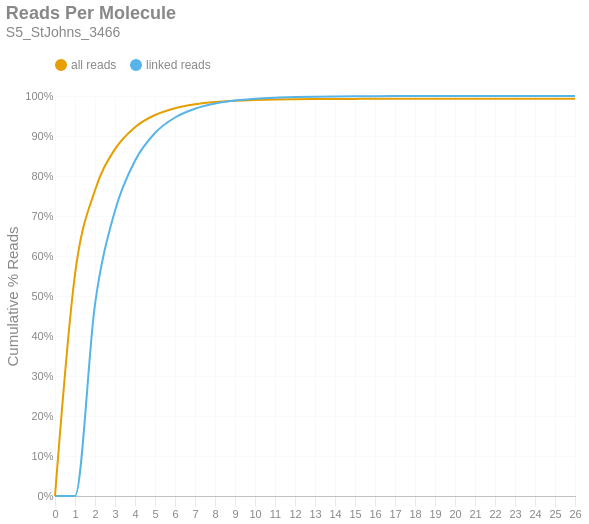

This figure's notebook cell:
### Markdown cell above
### Reads per Molecule
This chart shows the cumulative distribution of the number of reads per linked molecule. That is, how many alignments are associated with a unique molecule. This excludes the number of reads associated with invalid or absent linked-read barcodes. The `linked` histogram is the percentages recalculated when disregarding singletons.

### Code cell
if SKIPLR:
    print_html(f"Skipped")
else:
    counts = np.bincount(valids['reads'].cast(pl.Int64).to_numpy())
    weighted = counts * np.arange(len(counts))
    all_perc = weighted / n_reads
    linked_perc = weighted / n_linked_reads
    linked_perc[1] = 0
    binned_df = pl.DataFrame({
        'readsper': list(range(len(counts))),
        'all reads (cumsum)': np.cumsum(all_perc).tolist(),
        'linked reads (cumsum)': np.cumsum(linked_perc).tolist(),
    })

    with SafeRender(binned_df):
        (
            density_plot(binned_df, 'Reads Per Molecule', samplename, 'readspmol')
            .encode(
                x=alt.X('readsper:O', title=None).axis(labelAngle=0).scale(padding=0),
                y=alt.Y('value:Q', title='Cumulative % Reads').axis(format='%').stack(False),
                color=alt.Color("key:N").scale(domain=["all reads", "linked reads"]),
                tooltip=[
                    alt.Tooltip("key:N", title="Data Type"),
                    alt.Tooltip("readsper:O", title="Reads Per Molecule"),
                    alt.Tooltip("value:Q", format=".2%", title="% Reads (Cum.)")
                ]            
            )
        ).display()

### Figure 1 — Vega-Lite specification as saved in the notebook (floating-point values rounded to 4 significant figures)
{"width": "container", "height": 400, "config": {"title": {"anchor": "start", "dy": -15, "fontSize": 18, "color": "#888888", "subtitleColor": "#888888", "subtitleFontSize": 14}, "arc": {"fill": "#0072B2"}, "axis": {"domainColor": "#888888", "domainWidth": 0.5, "gridWidth": 0.2, "grid": false, "titleFontWeight": 400, "titleFontSize": 15, "labelFontSize": 11, "labelColor": "#888888", "tickColor": "#888888", "tickWidth": 0.2, "titleColor": "#888888"}, "axisBand": {"grid": false}, "axisX": {"grid": true, "tickSize": 10, "domainCap": "round"}, "axisY": {"domain": false, "grid": true, "tickSize": 0, "domainCap": "round"}, "background": "transparent", "header": {"labelFontSize": 15, "labelColor": "#888888", "titleFontSize": 15, "titleFontWeight": 600, "titleColor": "#888888"}, "legend": {"labelFont": "sans-serif", "labelFontSize": 12, "labelColor": "#888888", "symbolSize": 100, "symbolType": "circle", "titleFontSize": 12, "titlePadding": 10, "titleColor": "#888888", "title": null, "orient": "top"}, "range": {"category": ["#E69F00", "#56B4E9", "#009E73", "#F0E442", "#0072B2", "#D55E00", "#CC79A7", "#000000"], "diverging": ["#cfe8f3", "#a2d4ec", "#73bfe2", "#46abdb", "#1696d2", "#12719e"]}, "area": {"fill": "#0072B2", "fillOpacity": 0.7, "line": true, "strokeOpacity": 0.7}, "line": {"color": "#0072B2", "stroke": "#0072B2", "strokeWidth": 2}, "trail": {"color": "#0072B2", "stroke": "#0072B2", "strokeWidth": 0, "size": 1}, "point": {"filled": true, "fillOpacity": 1.0, "size": 95}, "text": {"color": "#888888", "fontSize": 11, "align": "right", "fontWeight": 400, "size": 11}, "bar": {"fill": "#0072B2", "stroke": null}, "view": {"stroke": null, "continuousWidth": 660, "continuousHeight": 400}}, "data": {"name": "data-3bef35f9d1041271a89a1afa876dfa17"}, "mark": {"type": "line", "interpolate": "monotone", "point": {"opacity": 0, "size": 275}}, "encoding": {"color": {"field": "key", "scale": {"domain": ["all reads", "linked reads"]}, "type": "nominal"}, "tooltip": [{"field": "key", "title": "Data Type", "type": "nominal"}, {"field": "readsper", "title": "Reads Per Molecule", "type": "ordinal"}, {"field": "value", "format": ".2%", "title": "% Reads (Cum.)", "type": "quantitative"}], "x": {"axis": {"labelAngle": 0}, "field": "readsper", "scale": {"padding": 0}, "title": null, "type": "ordinal"}, "y": {"axis": {"format": "%"}, "field": "value", "stack": false, "title": "Cumulative % Reads", "type": "quantitative"}}, "params": [{"name": "param_c36ac31b6afebe62", "select": {"type": "point", "fields": ["key"]}, "bind": "legend"}], "title": {"text": "Reads Per Molecule", "subtitle": "S5_StJohns_3466"}, "transform": [{"fold": ["all reads (cumsum)", "linked reads (cumsum)"]}, {"calculate": "replace(datum.key, ' (cumsum)', '')", "as": "key"}, {"filter": {"param": "param_c36ac31b6afebe62"}}], "usermeta": {"embedOptions": {"downloadFileName": "S5_StJohns_3466.readspmol"}}, "$schema": "https://vega.github.io/schema/vega-lite/v6.1.0.json", "datasets": {"data-3bef35f9d1041271a89a1afa876dfa17": [{"readsper": 0, "all reads (cumsum)": 0.0, "linked reads (cumsum)": 0.0}, {"readsper": 1, "all reads (cumsum)": 0.5541, "linked reads (cumsum)": 0.0}, {"readsper": 2, "all reads (cumsum)": 0.7644, "linked reads (cumsum)": 0.4791}, {"readsper": 3, "all reads (cumsum)": 0.8673, "linked reads (cumsum)": 0.7134}, {"readsper": 4, "all reads (cumsum)": 0.9221, "linked reads (cumsum)": 0.8383}, {"readsper": 5, "all reads (cumsum)": 0.9525, "linked reads (cumsum)": 0.9075}, {"readsper": 6, "all reads (cumsum)": 0.9695, "linked reads (cumsum)": 0.9463}, {"readsper": 7, "all reads (cumsum)": 0.9791, "linked reads (cumsum)": 0.9682}, {"readsper": 8, "all reads (cumsum)": 0.9848, "linked reads (cumsum)": 0.9812}, {"readsper": 9, "all reads (cumsum)": 0.9881, "linked reads (cumsum)": 0.9886}, {"readsper": 10, "all reads (cumsum)": 0.99, "linked reads (cumsum)": 0.9931}, {"readsper": 11, "all reads (cumsum)": 0.9912, "linked reads (cumsum)": 0.9957}, {"readsper": 12, "all reads (cumsum)": 0.9919, "linked reads (cumsum)": 0.9973}, {"readsper": 13, "all reads (cumsum)": 0.9923, "linked reads (cumsum)": 0.9983}, {"readsper": 14, "all reads (cumsum)": 0.9926, "linked reads (cumsum)": 0.9989}, {"readsper": 15, "all reads (cumsum)": 0.9928, "linked reads (cumsum)": 0.9993}, {"readsper": 16, "all reads (cumsum)": 0.9929, "linked reads (cumsum)": 0.9996}, {"readsper": 17, "all reads (cumsum)": 0.993, "linked reads (cumsum)": 0.9997}, {"readsper": 18, "all reads (cumsum)": 0.993, "linked reads (cumsum)": 0.9998}, {"readsper": 19, "all reads (cumsum)": 0.993, "linked reads (cumsum)": 0.9999}, {"readsper": 20, "all reads (cumsum)": 0.9931, "linked reads (cumsum)": 0.9999}, {"readsper": 21, "all reads (cumsum)": 0.9931, "linked reads (cumsum)": 1.0}, {"readsper": 22, "all reads (cumsum)": 0.9931, "linked reads (cumsum)": 1.0}, {"readsper": 23, "all reads (cumsum)": 0.9931, "linked reads (cumsum)": 1.0}, {"readsper": 24, "all reads (cumsum)": 0.9931, "linked reads (cumsum)": 1.0}, {"readsper": 25, "all reads (cumsum)": 0.9931, "linked reads (cumsum)": 1.0}, {"readsper": 26, "all reads (cumsum)": 0.9931, "linked reads (cumsum)": 1.0}]}}
